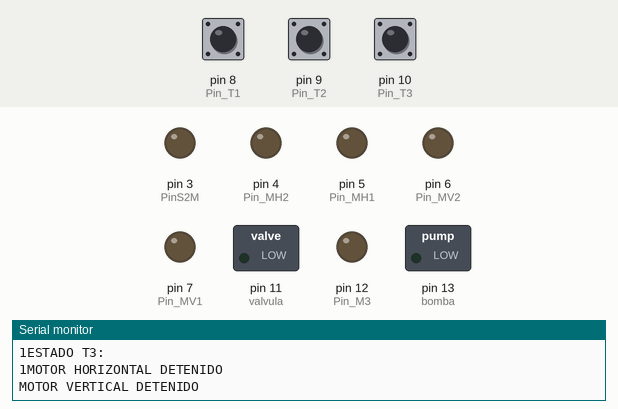
This sketch was run on a simulated Arduino Uno, built with avr-gcc and run on an emulated ATmega328P. Parts: switched loads named in the sketch (green lamp = pin HIGH), output pins drawn as LEDs (lit = HIGH), the last lines printed to the serial monitor. The test bench sets the inputs (shaded band); at power-on: pin 8 (Pin_T1) HIGH, pin 9 (Pin_T2) HIGH, pin 10 (Pin_T3) HIGH.

Above: at 0.1 s.
At 47.4 s:
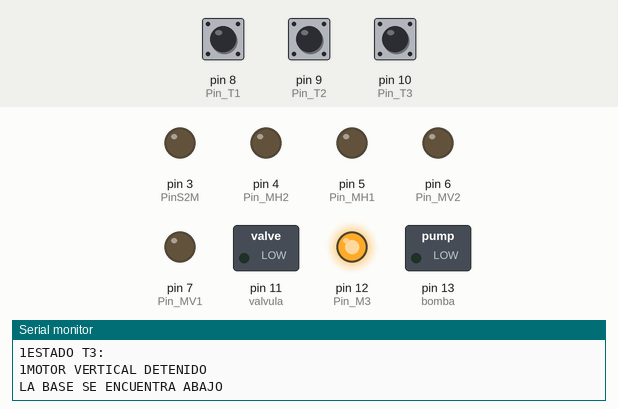
At 52.4 s:
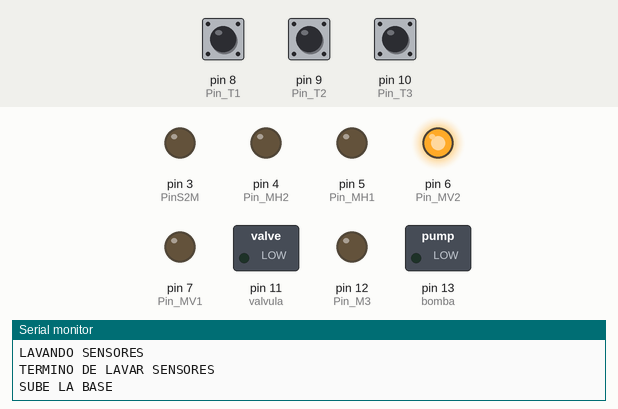
Timing chart, 0 to 98.9 s (numbered marks = the images above):
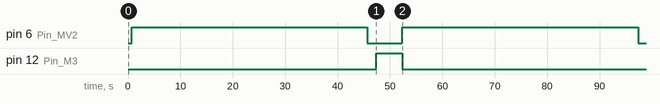

The sketch:

WAPOSATMechanicSlaveV4.ino
```cpp
//**************************************
// PROGRAMA DEL ARDUINO ESCLAVO V4.0
//**************************************

// Motores
const int Pin_MV1 = 7;  // Pin del Motor Vertical
const int Pin_MV2 = 6;  // Pin del Motor Vertical
const int Pin_MH1 = 5;  // Pin del Motor Horizontal
const int Pin_MH2 = 4;  // Pin del Motor Horizontal
const int Pin_M3 = 12;  // Motor para lavado de sensores


// Topes
const int Pin_T1 = 8;   // Pin del Switch del Tope 1
int Estate_T1;          // Estado del Tope 1
const int Pin_T2 = 9;   // Pin del Switch del Tope 2
int Estate_T2;          // Estado del Tope 2
const int Pin_T3 = 10;  // Pin del Switch del Tope 3
int Estate_T3;          // Estado del Tope 3

// Tiempos
const int Tl = 5000;      // Tiempo de lavado de sensores
const int Ts = 1200000;      // Tiempo sumergido de los sensores en .....
const int T = 5000;  // Tiempo de estabilizacion de los sensores

// Otros
const int valvula = 11;
const int bomba = 13;

//Comunicacion Master Slave
const int PinM2S = 2;
const int PinS2M = 3;
int Estate_M2S;

void setup()
{
  // Configuracion de los motores
  pinMode(Pin_MV1, OUTPUT);
  pinMode(Pin_MV2, OUTPUT);
  pinMode(Pin_MH1, OUTPUT);
  pinMode(Pin_MH2, OUTPUT);
  pinMode(Pin_M3,OUTPUT);

  // Configuracion de los Topes
  pinMode(Pin_T3, INPUT);
  pinMode(Pin_T1, INPUT);
  pinMode(Pin_T2, INPUT);

  // Otros
  pinMode(valvula,OUTPUT);
  pinMode(bomba,OUTPUT);

  // Comunicacion
  pinMode(PinM2S, INPUT);
  pinMode(PinS2M, OUTPUT);
  digitalWrite(PinS2M,LOW);

  Serial.begin(9600);
}

// ***********************************
// PROGRAMA
// ***********************************

void loop()
{
  // Secuencia para identificar la posicion del sistema
  Leer_Topes();
  Parar_Motor_Hor();
  Parar_Motor_Ver();

  Serial.println(Estate_T3);
  Bajar_Base();
  delay(500);
  Subir_Base();
  // Mueve a la Izquierda hasta chocar con T2
  Mover_Mecanismo_Izq();
  delay(500);
  Bajar_Base();
  Lavar_Sensores();
  Subir_Base();

  // Mueve el mecanismo a la Derecha hasta chocar con T1
  Mover_Mecanismo_Der();
  delay(500);

  // Comienzo del ciclo normal desde la posicin inicial
  while (true)
  {
    Leer_Topes();

    if (Estate_T1 == HIGH && Estate_T2 == LOW)  // Si esta pegado a la derecha (posicion inicial)
    {
      Bajar_Base();
      EnviarMaster_SensorGuardado();  // Indica al Arduino Maestro que el sensor esta en posicion inicial
      EsperarMaster_ColocarSensor();  // Esperando a que el Arduino Maestro pida la lectura
      //delay(Ts);  // Sensores sumergidos un tiempo Ts
      Subir_Base();
    }
    // Mueve a la izquierda hasta cambiar de estado en T1 y T2
    Mover_Mecanismo_Izq();
    delay(500);

    // Si esta pegado a la izquierda
    if (Estate_T1 == LOW && Estate_T2 == HIGH)
    {
      if (Estate_T3 == LOW)
      {
        Bajar_Base();
        //
        prender_bomba();
        delay(40000);      // Lavado de las tuberias
        prender_valvula();
        delay(24000);      // Llenado del tanque
        apagar_valvula();
        delay(T);         // Estabilizar los sensores
        EnviarMaster_SensorListo(); // Avisar al Arduino Maestro que debe tomar el valor de los sensores
        EsperarMaster_GuardarSensor();  // Espera a que el Arduino Maestro pida el guardado de sensores
        apagar_bomba();
        prender_valvula();
        delay(40000);     // Vaceado del tanque
        apagar_valvula();
        delay(5000);
        //
      }
      Lavar_Sensores();  // Lavar sensores luego de tomar los datos
      Subir_Base();
      // Mueve a la derecha hasta chocar en T1 (Vuelve a la posicion inicial)
      Mover_Mecanismo_Der();
      delay(1000);
      }
  }
}

// ************************************************
// FUNCIONES
// ************************************************

void Print_Estados()
{
  Serial.println("ESTADO T1: ");
  Serial.print(Estate_T1);
  Serial.println("ESTADO T2: ");
  Serial.print(Estate_T2);
  Serial.println("ESTADO T3: ");
  Serial.print(Estate_T3);
}

void Leer_Topes()
{
  Serial.println("LEYENDO LOS ESTADOS");
  Estate_T1 = digitalRead(Pin_T1);  // Lectura del T1
  Estate_T2 = digitalRead(Pin_T2);  // Lectura del T2
  Estate_T3 = digitalRead(Pin_T3);  // Lectura del T3
  Print_Estados();
}

void Subir_Base()
{
  digitalWrite(Pin_MV1, LOW);
  digitalWrite(Pin_MV2, HIGH);
  Serial.println("SUBE LA BASE");
  delay(45000); // Espera a subir 45 seg
  Parar_Motor_Ver();
  Serial.println("LA BASE SE ENCUENTRA ARRIBA");
  delay(1000);
}

void Bajar_Base()
{
  Serial.println("BAJA LA BASE");
  while (Estate_T3 == LOW)  // Baja la base para lavar los sensores
  {
    digitalWrite(Pin_MV1, HIGH);
    digitalWrite(Pin_MV2, LOW);
    Leer_Topes();
  }
  Leer_Topes();
  Parar_Motor_Ver();
  Serial.println("LA BASE SE ENCUENTRA ABAJO");
}

void Mover_Mecanismo_Izq()
{
  Serial.println("MUEVE EL MECANISMO A LA IZQUIERDA");
  while (Estate_T2 == LOW)
  {
    digitalWrite(Pin_MH1, HIGH);
    digitalWrite(Pin_MH2, LOW);
    Leer_Topes();
  }
  Leer_Topes();
  if (Estate_T1 == LOW && Estate_T2 == HIGH)
  {
    Parar_Motor_Hor();  // El mecanismo se encuentra en su posicion inicial
  }
  Serial.println("EL MECANISMO SE ENCUENTRA A LA IZQUIERDA");
}

void Mover_Mecanismo_Der()
{
  Serial.println("MUEVE EL MECANISMO A LA DERECHA");
  while(Estate_T1 == LOW)
  {
    digitalWrite(Pin_MH1, LOW);
    digitalWrite(Pin_MH2, HIGH);
    Leer_Topes();
  }
  Leer_Topes();
  if (Estate_T1 == HIGH && Estate_T2 == LOW)
  {
    Parar_Motor_Hor();  // El mecanismo se encuentra en su posicion inicial
  }
  Serial.println("EL MECANISMO SE ENCUENTRA A LA DERECHA");
}

void Parar_Motor_Hor()
{
  digitalWrite(Pin_MH1, LOW);
  digitalWrite(Pin_MH2, LOW);
  Serial.println("MOTOR HORIZONTAL DETENIDO");
}

void Parar_Motor_Ver()
{
  digitalWrite(Pin_MV1, LOW);
  digitalWrite(Pin_MV2, LOW);
  Serial.println("MOTOR VERTICAL DETENIDO");
}

void Lavar_Sensores()
{
  digitalWrite(Pin_M3, HIGH);
  Serial.println("LAVANDO SENSORES");
  delay(Tl);
  digitalWrite(Pin_M3, LOW);
  Serial.println("TERMINO DE LAVAR SENSORES");
}

void prender_bomba()
{
  digitalWrite(bomba,HIGH);
  Serial.println("PRENDE LA BOMBA");
}

void apagar_bomba()
{
  digitalWrite(bomba,LOW);
  Serial.println("APAGA LA BOMBA");
}

void prender_valvula()
{
  digitalWrite(valvula,HIGH);
  Serial.println("PRENDE LA VALVULA");
}

void apagar_valvula()
{
  digitalWrite(valvula,LOW);
  Serial.println("APAGA LA VALVULA");
}

void EsperarMaster_ColocarSensor()
{
  Estate_M2S = digitalRead(PinM2S);  // Lectura Esperando permiso del Master
  while(Estate_M2S == LOW)
  {
    delay(30000);
    Estate_M2S = digitalRead(PinM2S);  // Lectura Esperando permiso del Master
  }
}

void EsperarMaster_GuardarSensor()
{
  Estate_M2S = digitalRead(PinM2S);  // Lectura Esperando permiso del Master
  while(Estate_M2S == HIGH)
  {
    delay(1000);
    Estate_M2S = digitalRead(PinM2S);  // Lectura Esperando permiso del Master
  }
}

void EnviarMaster_SensorListo()
{
  digitalWrite(PinS2M,HIGH);
}

void EnviarMaster_SensorGuardado()
{
  digitalWrite(PinS2M,LOW);
}
```

Measured:
- by itself, pin 6 (Pin_MV2): alternates HIGH for 45.0 s and LOW for 6.7 s
- by itself, pin 12 (Pin_M3): LOW → HIGH at 47.3 s, → LOW 5.0 s later
